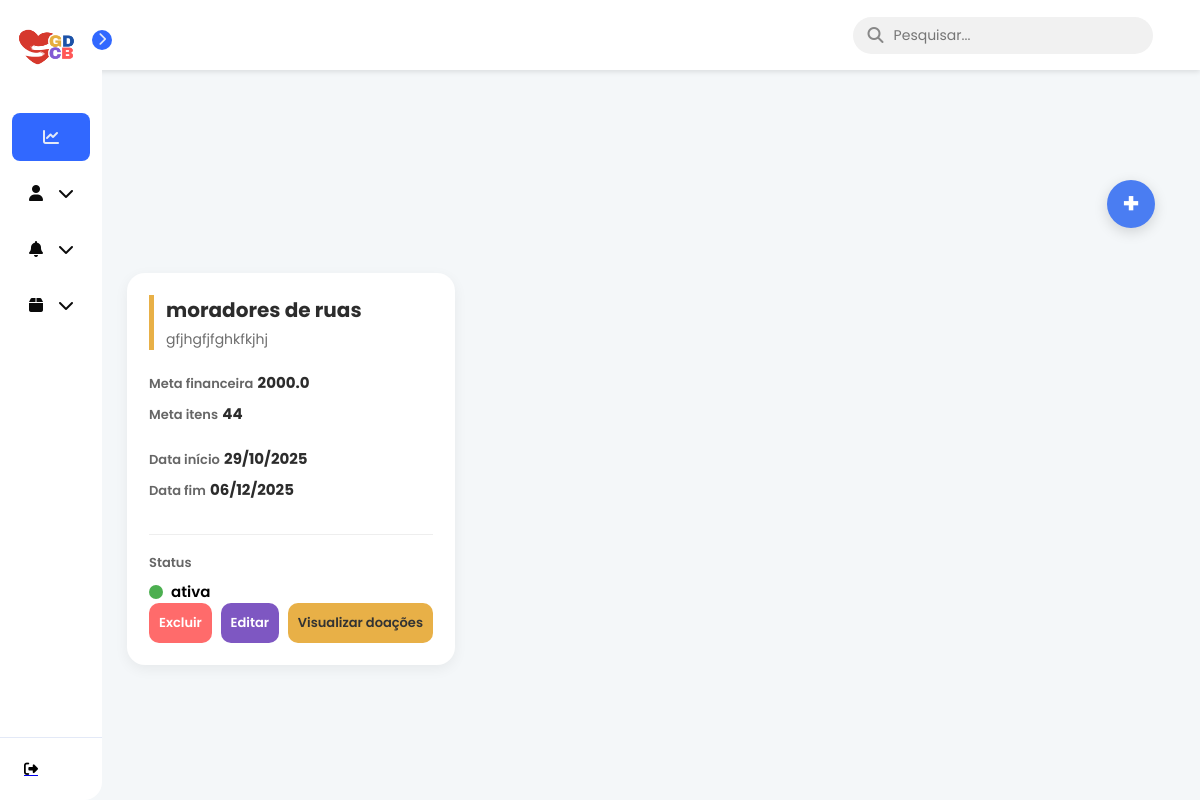
/campanhas/, run on an earlier commit of the app's database.
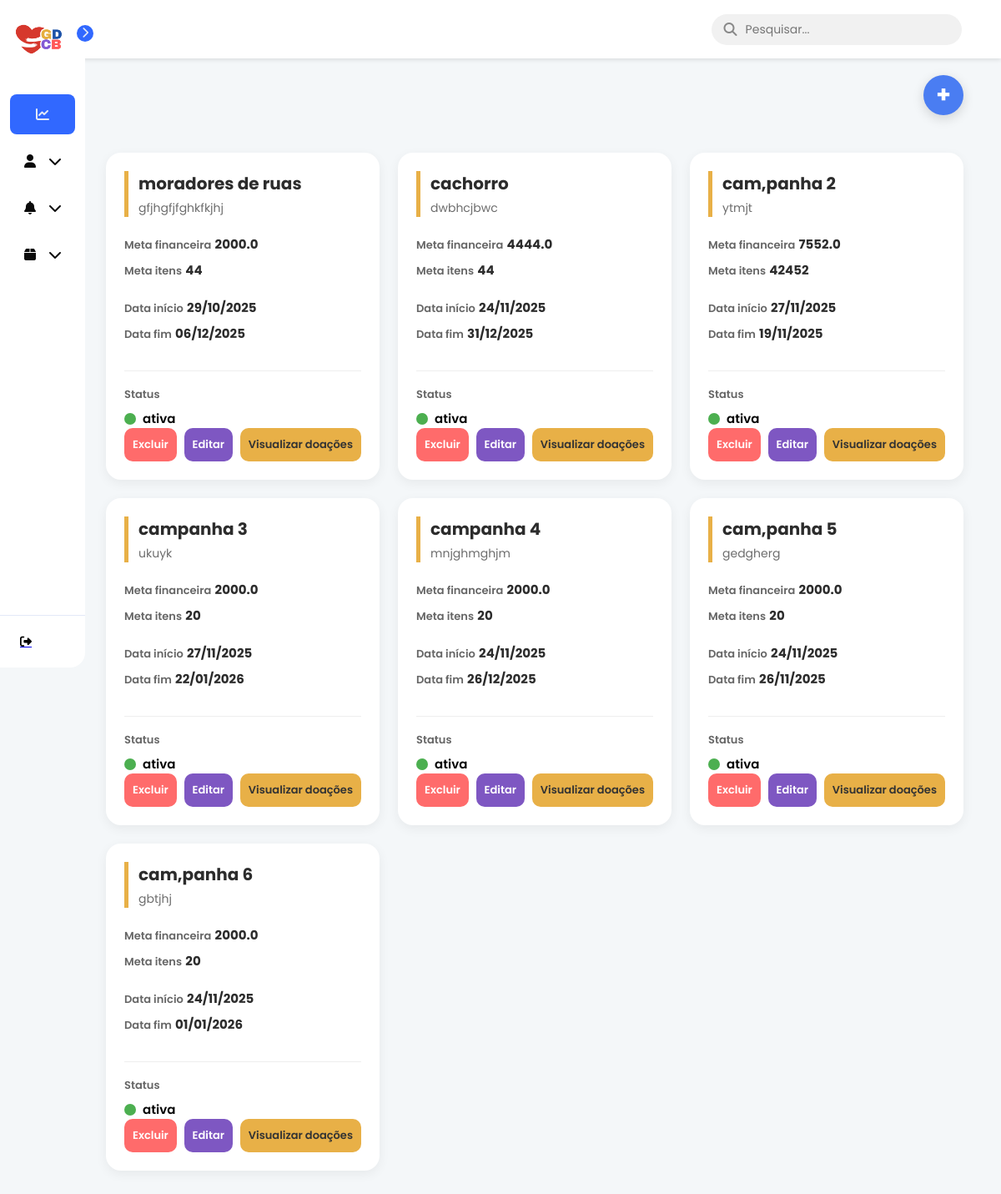
And on a later commit of the database.
### models.py (models this page shows)
class Campanha(SQLModel, table=True):
    __tablename__ = "campanhas"
    id: Optional[int] = Field(default=None, primary_key=True)
    titulo: str
    descricao: str
    meta_financeira: float | None = None
    meta_itens: int | None = None
    data_inicio: Optional[date]
    data_fim: Optional[date]
    status: str
    data_criacao: date = Field(default_factory=date.today)
    categoria_id: Optional[int] = Field(default=None, foreign_key="categorias.id")
    admin_id: int = Field(foreign_key="admin.id")
    admin: Optional["Admin"] = Relationship(back_populates="campanhas")
    doacoes: List["Doacao"] = Relationship(back_populates="campanha")
    relatorios: List["Relatorio"] = Relationship(back_populates="campanha")

### controllers/campanhas.py (the view)
@router.get("/", response_class=HTMLResponse)
def listar_campanhas(request: Request, session: Session = Depends(get_session)):
    campanhas = session.exec(select(Campanha)).all()
    return templates.TemplateResponse(
        "card_campanha.html",
        {"request": request, "campanhas": campanhas}
    )

### templates/card_campanha.html (shortened to what this page needs)
{% extends 'base.html' %}
{% block head %}
    <link rel="stylesheet" href="{{ url_for('static', path='/card_campanha.css') }}">
    <link rel="stylesheet" href="{{ url_for('static', path='/cadastro_campanha.css') }}">
{% endblock %}
{% block content %}
    <div class="top-actions" style="margin-bottom: 20px;">
        <button id="openModalBtn" class="btn-add" style="padding: 10px 15px; cursor: pointer;">
            +
        </button>
    </div>
    <div class="cards-container">
        {% for campanha in campanhas %}
            <div class="card-campanha">
                <div class="card-header">
                    <h3 class="campanha-titulo">{{ campanha.titulo }}</h3>
                    <p class="campanha-descricao">{{ campanha.descricao }}</p>
                </div>
                <div class="card-body">
                    <div class="info-bloco metas">
                        <div class="info-item">
                            <span class="label">Meta financeira</span>
                            <span class="valor">{{ campanha.meta_financeira }}</span>
                        </div>
                        <div class="info-item">
                            <span class="label">Meta itens</span>
                            <span class="valor">{{ campanha.meta_itens }}</span>
                        </div>
                    </div>
                    <div class="info-bloco datas">
                        <div class="info-item">
                            <span class="label">Data início</span>
                            <span class="valor-data">{{ campanha.data_inicio.strftime('%d/%m/%Y') if campanha.data_inicio else '-' }}</span>
                        </div>
                        <div class="info-item">
                            <span class="label">Data fim</span>
                            <span class="valor-data">{{ campanha.data_fim.strftime('%d/%m/%Y') if campanha.data_fim else '-' }}</span>
                        </div>
                    </div>
                    <div class="info-bloco status-row">
                        <span class="label">Status</span>
                        <div class="status-display">
                            <div class="status-indicator {{ campanha.status | lower }}"></div>
                            <span class="status-texto">{{ campanha.status }}</span>
                        </div>
                    </div>
                </div>
                <div class="card-footer">
                    <form action="/campanhas/deletar/{{ campanha.id }}" method="post" style="display: inline;">
                        <button type="submit" class="btn btn-excluir" onclick="return confirm('Tem certeza que deseja EXCLUIR a campanha {{ campanha.titulo }}?')">
                            Excluir
                        </button>
                    </form>
                    <button
                            class="btn btn-editar"
                            onclick="openEditModal(
                                {{ campanha.id }},
                                '{{ campanha.titulo }}',
                                '{{ campanha.descricao }}',
                                {{ campanha.meta_financeira }},
                                {{ campanha.meta_itens }},
                                '{{ campanha.data_inicio.strftime('%Y-%m-%d') if campanha.data_inicio else '' }}',
                                '{{ campanha.data_fim.strftime('%Y-%m-%d') if campanha.data_fim else '' }}',
                                '{{ campanha.status }}'
                            )">
                        Editar
                    </button>
                    <button class="btn btn-visualizar">Visualizar doações</button>
                </div>
            </div>
        {% endfor %}
    </div>
{% endblock %}

### templates/base.html (shortened to what this page needs)
<!DOCTYPE html>
<html lang="pt-br">
<head>
    <link rel="stylesheet" href="https://cdnjs.cloudflare.com/ajax/libs/font-awesome/6.5.1/css/all.min.css" xintegrity="sha512-DTOQO9RWCH3ppGqcWaEA1BIZOC6xxalwEsw9c2QQeAIftl+Vegovlnee1c9QX4TctnWMn13TZye+giMm8e2LwA==" />
    <link rel="stylesheet" href="{{ url_for('static', path='/base.css') }}">
    <link href='https://cdn.boxicons.com/fonts/basic/boxicons.min.css' rel='stylesheet'>
    {% block head %}{% endblock %}
</head>
<body>
    <header class="top-header">
        <div class="search-bar">
            <i class="fa-solid fa-magnifying-glass search-icon"></i>
            <input type="text" placeholder="Pesquisar...">
        </div>
    </header>
    <nav id="sidebar">
        <div id="sidebar_content">
            <div id="user">
                <a href="{{ url_for('dashboard') }}">
                    <img src="../static/assets/logo.png" id="user_avatar" alt="Avatar">
                </a>
            </div>
            <ul id="side_items">
                <li class="side-item active">
                    <a href="{{ url_for('dashboard') }}">
                        <i class="fa-solid fa-chart-line"></i>
                    </a>
                </li>
                <li class="side-item has-submenu">
                    <a href="#" class="submenu-toggle">
                        <i class="fa-solid fa-user"></i>
                        <i class="fa-solid fa-chevron-down arrow"></i>
                    </a>
                </li>
                <li class="side-item has-submenu">
                    <a href="#" class="submenu-toggle">
                        <i class="fa-solid fa-bell"></i>
                        <i class="fa-solid fa-chevron-down arrow"></i>
                    </a>
                </li>
                <li class="side-item has-submenu">
                    <a href="#" class="submenu-toggle">
                        <i class="fa-solid fa-box"></i>
                        <i class="fa-solid fa-chevron-down arrow"></i>
                    </i class="fa-solid fa-box"></i></a>
                </li>
            </ul>
            <button id="open_btn">
                <i id="open_btn_icon" class="fa-solid fa-chevron-right"></i>
            </button>
        </div>
      <div id="logout">
            <a href="{{ url_for('logout') }}">
                <button id="logout_btn">
                    <i class="fa-solid fa-right-from-bracket"></i>
                </button>
            </a>
        </div>
    </nav>
    <main>
        {% block content %}
        {% endblock %}
    </main>
</body>
</html>

### static/base.css (style rules this page uses)
* { margin: 0; padding: 0; box-sizing: border-box; font-family: 'Poppins', sans-serif; }
body { display: flex; min-height: 100vh; background-color: #ebebeb; }
#sidebar { display: flex; flex-direction: column; justify-content: space-between; background-color: #ffffff; height: 100vh; border-radius: 0px 18px 18px 0px; position: fixed; left: 0; top: 0; transition: all .5s; min-width: 82px; z-index: 20; }
#sidebar_content { padding: 12px; }
#user { display: flex; align-items: center; gap: 8px; margin-bottom: 24px; }
#user_avatar { width: 70px; height: 70px; object-fit: cover; border-radius: 20px; }
#side_items { display: flex; flex-direction: column; gap: 8px; list-style: none; }
.side-item { border-radius: 8px; padding: 14px; cursor: pointer; }
.side-item.active { background-color: #3168ff; }
.side-item a { text-decoration: none; display: flex; align-items: center; justify-content: center; color: #0a0a0a; }
.side-item.active a { color: #e3e9f7; }
.side-item a i { display: flex; align-items: center; justify-content: center; width: 20px; height: 20px; }
#logout { border-top: 1px solid #e3e9f7; padding: 12px; }
#logout_btn { border: none; padding: 12px; font-size: 14px; display: flex; gap: 20px; align-items: center; border-radius: 8px; text-align: start; cursor: pointer; background-color: transparent; }
#open_btn { position: absolute; top: 30px; right: -10px; background-color: #3168ff; color: #e3e9f7; border-radius: 100%; width: 20px; height: 20px; border: none; cursor: pointer; }
#open_btn_icon { transition: transform .3s ease; }
.has-submenu .arrow { margin-left: auto; transition: transform 0.3s; }
.top-header { background-color: #ffffff; padding: 15px 30px; display: flex; justify-content: space-between; align-items: center; position: fixed; top: 0; right: 0; left: 82px; height: 70px; box-shadow: 0 2px 5px rgba(0, 0, 0, 0.1); z-index: 10; transition: left 0.5s; }
.search-bar { display: flex; align-items: center; background-color: #f1f1f1; border-radius: 20px; padding: 8px 15px; width: 300px; margin-left: 70%; }
.search-bar input { border: none; background-color: transparent; outline: none; margin-left: 10px; font-size: 14px; width: 100%; }
.search-bar .search-icon { color: #888; }
main { padding: 90px 20px 20px 20px; margin-left: 82px; position: static; z-index: 0; width: 100%; transition: margin-left 0.5s; }

### static/card_campanha.css (style rules this page uses)
.top-actions { display: flex; justify-content: flex-end; padding: 0 25px; margin-bottom: 20px; }
.btn-add { width: 48px; height: 48px; display: flex; align-items: center; justify-content: center; background-color: #4a7df2; color: #fff; border: none; border-radius: 50%; font-size: 28px; font-weight: 700; cursor: pointer; transition: transform .2s ease, background .2s ease; box-shadow: 0px 4px 14px rgba(0,0,0,0.15); }
.cards-container { display: grid; grid-template-columns: repeat(auto-fill, minmax(300px, 1fr)); gap: 22px; padding: 25px; }
.card-campanha { background: #ffffff; border-radius: 18px; padding: 22px; display: flex; flex-direction: column; min-height: 330px; box-shadow: 0 4px 14px rgba(0, 0, 0, 0.06); transition: transform .15s ease, box-shadow .2s ease; }
.card-header { border-left: 5px solid #E8B047; padding-left: 12px; margin-bottom: 20px; }
.campanha-titulo { font-size: 20px; font-weight: 700; margin: 0; color: #2c2c2c; }
.campanha-descricao { font-size: 14px; color: #6d6d6d; margin-top: 4px; }
.card-body { display: flex; flex-direction: column; gap: 14px; }
.info-item { margin-bottom: 6px; }
.label { font-size: 13px; font-weight: 600; color: #666; }
.valor, .valor-data { font-size: 15px; font-weight: 700; color: #2c2c2c; }
.status-row { margin-top: 12px; padding-top: 14px; border-top: 1px solid #eee; }
.status-display { display: flex; align-items: center; gap: 8px; margin-top: 6px; }
.status-indicator { width: 14px; height: 14px; border-radius: 50%; }
.status-indicator.ativa { background: #4CAF50; }
.status-texto { font-size: 15px; font-weight: 600; }
.card-footer { margin-top: auto; display: flex; justify-content: space-between; gap: 8px; }
.btn { padding: 10px 10px; border: none; border-radius: 10px; font-size: 13px; font-weight: 600; cursor: pointer; transition: background .2s ease, transform .15s ease; }
.btn-excluir { background: #ff6b6b; color: #fff; }
.btn-editar { background: #7e57c2; color: #fff; }
.btn-visualizar { background: #e8b047; color: #333; }

What changed in the data, as far as the page shows it:
added Campanha: titulo "cachorro", descricao "dwbhcjbwc", meta_financeira "4444.0", meta_itens "44", data_inicio "24/11/2025", data_fim "31/12/2025", status "ativa"
added Campanha: titulo "cam,panha 2", descricao "ytmjt", meta_financeira "7552.0", meta_itens "42452", data_inicio "27/11/2025", data_fim "19/11/2025", status "ativa"
added Campanha: titulo "campanha 3", descricao "ukuyk", meta_financeira "2000.0", meta_itens "20", data_inicio "27/11/2025", data_fim "22/01/2026", status "ativa"
added Campanha: titulo "campanha 4", descricao "mnjghmghjm", meta_financeira "2000.0", meta_itens "20", data_inicio "24/11/2025", data_fim "26/12/2025", status "ativa"
added Campanha: titulo "cam,panha 5", descricao "gedgherg", meta_financeira "2000.0", meta_itens "20", data_inicio "24/11/2025", data_fim "26/11/2025", status "ativa"
added Campanha: titulo "cam,panha 6", descricao "gbtjhj", meta_financeira "2000.0", meta_itens "20", data_inicio "24/11/2025", data_fim "01/01/2026", status "ativa"
